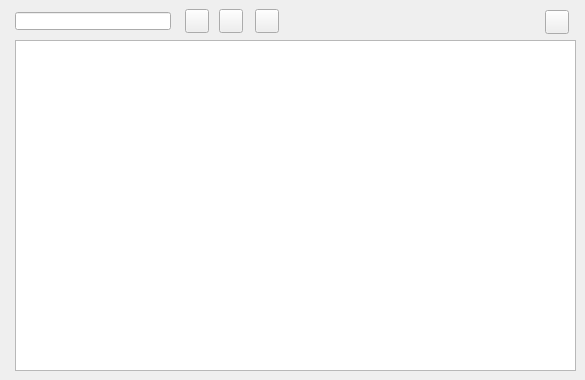
    <widget class="QWidget" name="page_management_2">
     <attribute name="title">
      <string>Element</string>
     </attribute>
     <widget class="QTableView" name="tbl_element">
      <property name="geometry">
       <rect>
        <x>15</x>
        <y>40</y>
        <width>561</width>
        <height>331</height>
       </rect>
      </property>
      <property name="sortingEnabled">
       <bool>true</bool>
      </property>
     </widget>
     <widget class="QLineEdit" name="element_id">
      <property name="geometry">
       <rect>
        <x>15</x>
        <y>12</y>
        <width>156</width>
        <height>18</height>
       </rect>
      </property>
     </widget>
     <widget class="QPushButton" name="new_element">
      <property name="geometry">
       <rect>
        <x>255</x>
        <y>9</y>
        <width>24</width>
        <height>24</height>
       </rect>
      </property>
      <property name="styleSheet">
       <string notr="true"/>
      </property>
      <property name="text">
       <string/>
      </property>
      <property name="icon">
       <iconset>
        <normaloff>../icons/131b.png</normaloff>../icons/131b.png</iconset>
      </property>
      <property name="iconSize">
       <size>
        <width>22</width>
        <height>22</height>
       </size>
      </property>
     </widget>
     <widget class="QPushButton" name="btn_delete">
      <property name="geometry">
       <rect>
        <x>219</x>
        <y>9</y>
        <width>24</width>
        <height>24</height>
       </rect>
      </property>
      <property name="styleSheet">
       <string notr="true"/>
      </property>
      <property name="text">
       <string/>
      </property>
      <property name="icon">
       <iconset>
        <normaloff>../icons/112b.png</normaloff>../icons/112b.png</iconset>
      </property>
      <property name="iconSize">
       <size>
        <width>22</width>
        <height>22</height>
       </size>
      </property>
     </widget>
     <widget class="QPushButton" name="open_element">
      <property name="geometry">
       <rect>
        <x>545</x>
        <y>10</y>
        <width>24</width>
        <height>24</height>
       </rect>
      </property>
      <property name="styleSheet">
       <string notr="true"/>
      </property>
      <property name="text">
       <string/>
      </property>
      <property name="icon">
       <iconset>
        <normaloff>../icons/134b.png</normaloff>../icons/134b.png</iconset>
      </property>
      <property name="iconSize">
       <size>
        <width>22</width>
        <height>22</height>
       </size>
      </property>
     </widget>
     <widget class="QPushButton" name="btn_insert">
      <property name="geometry">
       <rect>
        <x>185</x>
        <y>9</y>
        <width>24</width>
        <height>24</height>
       </rect>
      </property>
      <property name="styleSheet">
       <string notr="true"/>
      </property>
      <property name="text">
       <string/>
      </property>
      <property name="icon">
       <iconset>
        <normaloff>../icons/111b.png</normaloff>../icons/111b.png</iconset>
      </property>
      <property name="iconSize">
       <size>
        <width>22</width>
        <height>22</height>
       </size>
      </property>
     </widget>
    </widget>
